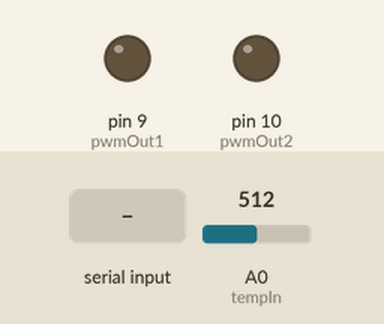
Recording of a sketch running on a simulated Arduino Uno, built with avr-gcc and run on an emulated ATmega328P. Parts: output pins drawn as LEDs (lit = HIGH). The inputs (shaded band) are chosen by the test bench; at power-on: A0 (tempIn) = 512. What the sketch prints to the serial monitor is not drawn.

Above: at 1.2 s.
1.3 s: "Manual 1\n" received over Serial
At 2.5 s:
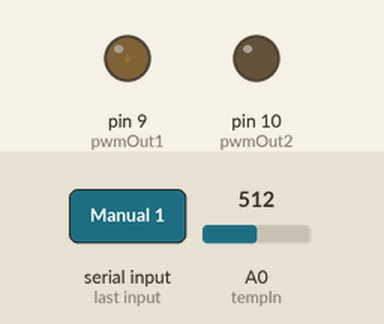
2.8 s: "Proportional 1\n" received over Serial
At 3.3 s:
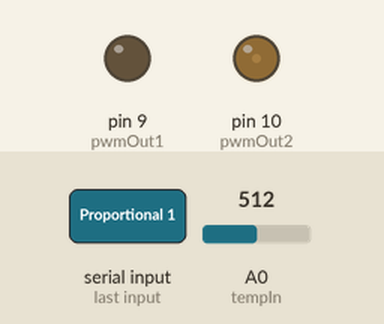
4.3 s: A0 (tempIn) set to 122
At 6.0 s:
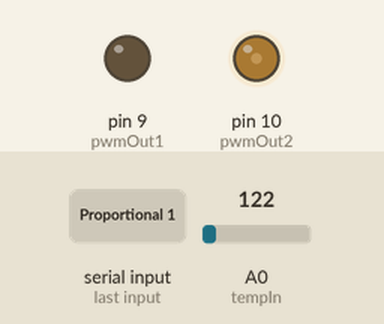
6.6 s: A0 (tempIn) set to 0
At 8.6 s:
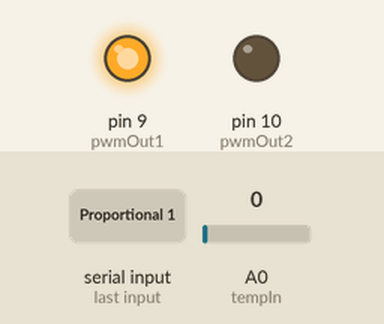
9.0 s: A0 (tempIn) set to 122
At 9.4 s:
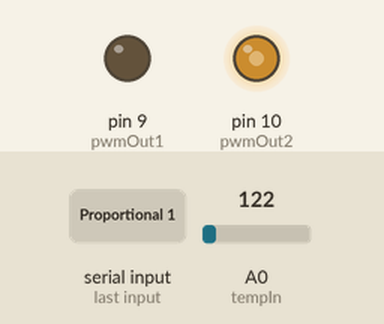
11.3 s: "Proportional\n" received over Serial
At 12.3 s:
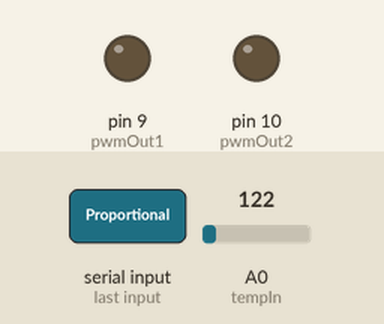
Timing chart, 0 to 14.3 s (numbered marks = the images above; inputs shaded):
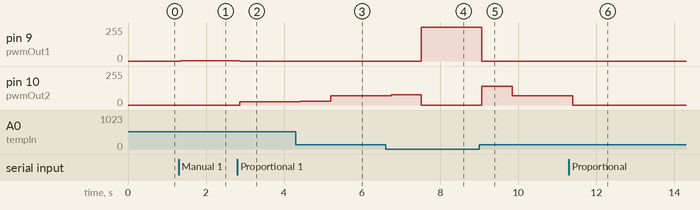

Measured:
- after the input at 1.3 s, pin 9 (pwmOut1): 0/255 → 1/255 after 0.05 s
- after the input at 2.8 s, pin 9 (pwmOut1): 1/255 → 0/255 after 0.06 s; pin 10 (pwmOut2): 0/255 → 24/255 after 0.06 s
- after the input at 4.3 s, pin 10 (pwmOut2): 24/255 → 30/255 after 0.12 s, → 69/255 0.78 s later
- after the input at 6.6 s, pin 9 (pwmOut1): 0/255 → 255/255 after 0.92 s; pin 10 (pwmOut2): 69/255 → 77/255 after 0.14 s, → 0/255 0.78 s later
- after the input at 9.0 s, pin 9 (pwmOut1): 255/255 → 0/255 after 0.07 s; pin 10 (pwmOut2): 0/255 → 139/255 after 0.07 s, → 69/255 0.78 s later
- after the input at 11.3 s, pin 10 (pwmOut2): 69/255 → 0/255 after 0.10 s

The sketch:

SerialTestOct19a.ino
```cpp
    //Works! October 21, 2023

    // Expects 7 Params from Matlab in the following order and MatlabParams class:
    // MLparams MatlabParams MLparams[mode pwmNow HeatCool Kp KI Tset ResetInt] with formats [%s %d %d %f %f %f %d]
    // Uses a String tokenizer to split the received string at spaces

    // Sends output of 6 values to Matlab as a ArduinoParams class:
    // ArduinoParams ARDparams[temp, time, pwmNow, HeatCool, error, Integral] with formats [%f, %f, %d, %d, %f %f]


unsigned long startTime = 0;
String receivedString;
String FromMatlab;
const int tempIn = A0;  // Analog input pin
const int numMeasurements = 5000;  // Number of measurements

class MatlabParams {
public:
  String mode;    // Manual, Proportional or P/I
  int pwmNow;     // PWM [0 255]
  int HeatCool;   // Cool or Heat [-1 1]
  float Kp;       // proportional gain
  float KI;       // integral gain
  float Tset;     // Set temperature in centigrade
  int ResetInt;    // logical [0 1] to reset integral term in P/I

  // Constructor
  MatlabParams(String m, int pwm, int hc, float kp, float ki, float t, int rI) {
    mode = m;
    pwmNow = pwm;
    HeatCool = hc;
    Kp = kp;
    KI = ki;
    Tset = t;
    ResetInt = rI;
  }
};

class ArduinoParams {
public:
  float temp;    // temperature
  float time;     // elapsed time
  int pwmNow;     // PWM [0 - 255]
  int HeatCool;    // Cool or Heat [-1 1]
  float error;     // Tset - temperature
  float Integral;   // integral term

  // Constructor
  ArduinoParams(float T, float t, int pwm, int HC, float e, float I) {
    temp = T;
    time = t;
    pwmNow = pwm;
    HeatCool = HC;
    error = e;
    Integral = I;
  }
};

// power
#define pwmOut1 9
#define pwmOut2 10

MatlabParams MLparams("Manual", 0, 1, 15.6, 0.1, 35.0, 1);  // Initial Matlab parameters. Set PWM = 0 for safety
ArduinoParams ARDparams(20, 0, 0, 1, 0, 0);  // Initial Arduino parameters. Set initial time to zero

// Fixed resistor value in ohms
// const float fixedResistance = 4670.0; // my board
const float fixedResistance = 100000.0; // board in 39 lab

// Thermistor parameters for 100k ohm
const float beta = 4540.0;
const float R25 = 100000.0;
const float T0 = 298.15;  // 25°C in Kelvin
int  pwmValue = 0;
int  HeatCool = 1;

void setup() {
  Serial.begin(9600);
  while (!Serial) {
    ;  // Wait for serial port to connect
  }
    // 6 Params from Matlab
    // Mode PWM H/C Kp KI Tset with formats %s %d %d %f %f %f


  unsigned long startTime = millis();  // Get the starting time
}

void loop() {


 // Perform thermistor voltage measurements and calculate average
float total = 0;
  for (int i = 0; i < numMeasurements; i++) {
    int sensorValue = analogRead(tempIn);
    total = total + sensorValue;
  }
float average = total / (float)numMeasurements;

    // Convert the analog value to voltage
    float voltage = average * (5.0 / 1023.0);  // Assuming 5V reference voltage

    // Calculate the resistance of the thermistor
    float thermistorResistance = (fixedResistance * voltage) / (5.0 - voltage);

    // Calculate the temperature using the Steinhart-Hart equation. See Wiki Thermistor entry.
    float steinhart = log(thermistorResistance / R25);
    steinhart /= beta;
    steinhart += 1.0 / T0;
    float temperature = 1.0 / steinhart - 273.15;  // temperature in Centigrade

// The ARDparams class object is sent to Matlab after every cycle of loop. Once the temperature has been measured
// and averaged numMeasurements times, the values ARDparams.temp and the ARDparams.time are set. The remaining
// four values, ARDparams.pwmNow and ARDparams.HeatCool, ARDparams.error and ARDparams.Integral are determined within
// the modes Manual, Proportional and P/I.

    ARDparams.temp = temperature;
    float previousTime = ARDparams.time;  // save previous time before updating new time. Used for dt for (integral) P/I control
    float dt = 0;
    unsigned long currentTime = millis();
    ARDparams.time = (currentTime - startTime) / 1000.0;


// Each cycle read in the Matlab parameters, MLparams.
// Parsing strings is a pain. This works, but is ugly.
  if (Serial.available() > 0) {
    receivedString = Serial.readStringUntil('\n'); // Read until a newline character is encountered
    FromMatlab = receivedString;
    // 7 Params from Matlab
    // [Mode PWM H/C Kp KI Tset ResetInt] with formats [%s %d %d %f %f %f %d] - one blank space between each field. No carriage return!
    // Use a String tokenizer to split the received string at spaces
    int spaceIndex = receivedString.indexOf(' ');  // index of first blank space
    MLparams.mode = receivedString.substring(0, spaceIndex);  // First of 7 Params (mode)
    receivedString = receivedString.substring(spaceIndex + 1);  // contains last 6 Params
    spaceIndex = receivedString.indexOf(' '); // index of second blank space
    MLparams.pwmNow = receivedString.substring(0, spaceIndex).toInt(); // Second of 7 Params (pwmNow)
    receivedString = receivedString.substring(spaceIndex + 1);  // contains last 5 Params
    spaceIndex = receivedString.indexOf(' '); // index of third blank space
    MLparams.HeatCool = receivedString.substring(0, spaceIndex).toInt(); // Third of 7 Params (HeatCool)
    receivedString = receivedString.substring(spaceIndex + 1);  // contains last 4 Params
    spaceIndex = receivedString.indexOf(' '); // index of fourth blank space
    MLparams.Kp = receivedString.substring(0, spaceIndex).toFloat(); // Fourth of 7 Params (Kp)
    receivedString = receivedString.substring(spaceIndex + 1);  // contains last 3 Params
    spaceIndex = receivedString.indexOf(' '); // index of fifth blank space
    MLparams.KI = receivedString.substring(0, spaceIndex).toFloat(); // Fifth of 7 Params (KI)
    receivedString = receivedString.substring(spaceIndex + 1);  // contains last 2 Params
    spaceIndex = receivedString.indexOf(' '); // index of sixth blank space
    MLparams.Tset = receivedString.substring(0, spaceIndex).toFloat();  // Sixth of 7 Params (Tset)
    MLparams.ResetInt = receivedString.substring(spaceIndex + 1).toInt();  // Seventh of 7 Params (ResetInt)
    }

// ************************* Manual Mode ***************************
// Determine ARDparams.pwmNow and ARDparams.HeatCool for Manual mode.
// Simply copy the values from Matlab.

if (strcmp(MLparams.mode.c_str(), "Manual") == 0) {
  ARDparams.pwmNow = MLparams.pwmNow;
  ARDparams.HeatCool = MLparams.HeatCool;
}

// ************************* Proportional Mode ***************************
// Determine ARDparams.pwmNow and ARDparams.HeatCool for Proportional mode.
// Calculate the error = Tset - temp
// HeatCool = 1 means heat, which should be done when Tset > temp
// HeatCool = -1 means cool, which should be done when temp > Tset

else if (strcmp(MLparams.mode.c_str(), "Proportional") == 0) {
      ARDparams.error = MLparams.Tset - ARDparams.temp;
      ARDparams.pwmNow = round(min(max(MLparams.Kp * abs(ARDparams.error), 0), 255));
      // heat or cool
      ARDparams.HeatCool = sgn(ARDparams.error);
      }

 //  *************************** Proportional Integral (P/I) control **********************

 else if (strcmp(MLparams.mode.c_str(), "P/I") == 0) {

            dt = ARDparams.time - previousTime; // time interval for previous measurement
            previousTime = ARDparams.time;

            ARDparams.error = MLparams.Tset - ARDparams.temp;   // error
            ARDparams.Integral = ARDparams.Integral + dt * ARDparams.error;  // update integral of error
            ARDparams.Integral =  ARDparams.Integral * MLparams.ResetInt;    // zero integral?
            if (MLparams.ResetInt == 0){  // reset zero command
              MLparams.ResetInt = 1;  // allows integration on next iteration
            }
            float u = MLparams.Kp * ARDparams.error + MLparams.KI * ARDparams.Integral;  // calculate PI feedback
            ARDparams.pwmNow = min(abs(round(u)),255);  // magnitude of PI feedback term u limited to a max of 255 for arduino PWM
            ARDparams.HeatCool = sgn(u);  // sign of PI feedback (heat vs cool)
 }

   // Error in reading input from Matlab
      else {
        Serial.print("Error reported in Arduino. Received Command: [");
        Serial.print(FromMatlab);
        Serial.print("], Mode: ");
        Serial.print(MLparams.mode);
        Serial.print(", PWM: ");
        Serial.print(MLparams.pwmNow);
        Serial.print(", H/C: ");
        Serial.print(MLparams.HeatCool);
        Serial.print(", Kp: ");
        Serial.print(MLparams.Kp);
        Serial.print(", KI: ");
        Serial.print(MLparams.KI);
        Serial.print(", Tset: ");
        Serial.print(MLparams.Tset);
        Serial.print(", Time = ");
        Serial.print(ARDparams.time, 1); // Print elapsed time with 1 decimal place
        Serial.println(" seconds");
      }

      // Send PWM values to H-bridge

      if (ARDparams.HeatCool == 1){
      analogWrite(pwmOut1, ARDparams.pwmNow);
      analogWrite(pwmOut2,0);
    }
    if (ARDparams.HeatCool == -1){
      analogWrite(pwmOut2, ARDparams.pwmNow);
      analogWrite(pwmOut1,0);
    }


// Send the 6 ARDparams (temperature, time, PWM, heat/cool, error, integral) to Matlab for plotting
        Serial.print("Temperature = ");
        Serial.print(ARDparams.temp);  // Print temperature
        Serial.print(", Time = ");
        Serial.print(ARDparams.time, 1); // Print elapsed time with 1 decimal place
        Serial.print(", PWM = ");
        Serial.print(ARDparams.pwmNow);
        Serial.print(", Heat/Cool = ");
        Serial.print(ARDparams.HeatCool);
        Serial.print(", error = ");
        Serial.print(ARDparams.error);
        Serial.print(", Integral = ");
        Serial.println(MLparams.KI * ARDparams.Integral);

        Serial.print("Received Command: [");   // this info gets printed on the Matlab command line for diagnostics
        Serial.print(FromMatlab);
        Serial.print("], Mode: ");
        Serial.print(MLparams.mode);
        Serial.print(", PWM: ");
        Serial.print(MLparams.pwmNow);
        Serial.print(", H/C: ");
        Serial.print(MLparams.HeatCool);
        Serial.print(", Kp: ");
        Serial.print(MLparams.Kp);
        Serial.print(", KI: ");
        Serial.print(MLparams.KI);
        Serial.print(", Tset: ");
        Serial.print(MLparams.Tset);
        Serial.print(", ResetInt = ");
        Serial.print(MLparams.ResetInt);
        Serial.print(", dt = ");
        Serial.print(dt);
        Serial.print(", Time = ");
        Serial.print(ARDparams.time, 1); // Print elapsed time with 1 decimal place
        Serial.println(" seconds");
  }
  // sign of a number
  static inline int8_t sgn(float val) {
  if (val < 0) return -1;
  return 1;
}
```
